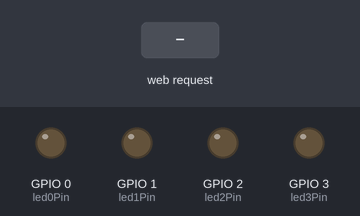
Recording of a sketch running on a simulated ESP8266 (NodeMCU). On the bench: output pins drawn as LEDs (lit = HIGH). The test bench sets the inputs (shaded band). WiFi joins after 1.5 s; servers stay silent unless stated.

Above: at 11.2 s.
11.3 s: HTTP request GET /LED0ON received
At 12.2 s:
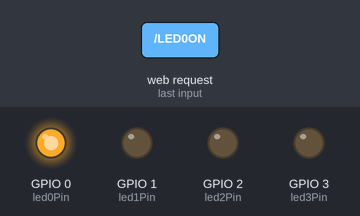
12.8 s: HTTP request GET /LED1ON received
At 13.4 s:
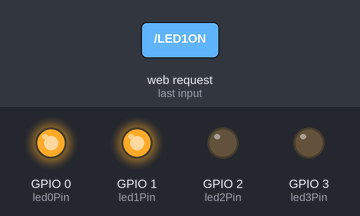
14.3 s: HTTP request GET /LED0OFF received
At 15.5 s:
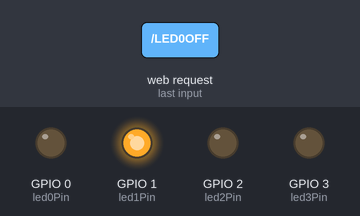
15.8 s: HTTP request GET /LED2ON received
At 16.9 s:
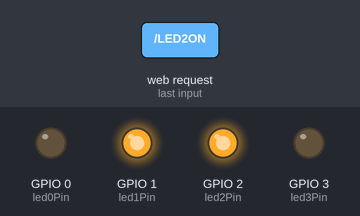
17.3 s: HTTP request GET /LED1OFF received
At 18.0 s:
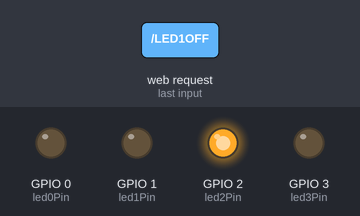
18.8 s: HTTP request GET /LED3ON received
At 19.2 s:
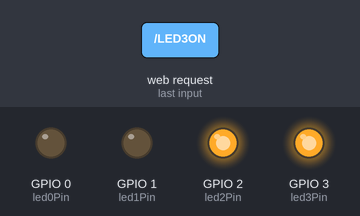
Timing chart, 0 to 21.3 s (numbered marks = the images above; inputs shaded):
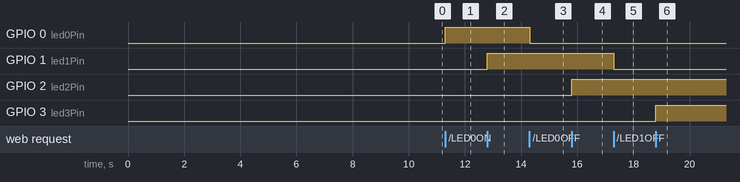

The sketch:

ESP01_RXTX_4LEDs.ino
```cpp
/*
 * ESP-01 WiFi 4 LEDs controller via local network
 * version 1.1.3
 * Testing RX and TX as GPIO pins
 */

#include <ESP8266WiFi.h>

const char* ssid = "*****"; // enter Service Set Identifier
const char* password = "*****";  // enter WiFi network password

int led0Pin = 0; // GPIO0 of ESP-01
int led1Pin = 1; // GPIO1 of ESP-01 (TX)
int led2Pin = 2; // GPIO2 of ESP-01
int led3Pin = 3; // GPIO3 of ESP-01 (RX)

int led0_status = 0;  // status of LED 1 initialised to 0 or OFF
int led1_status = 0;  // status of LED 2 initialised to 0 or OFF
int led2_status = 0;  // status of LED 3 initialised to 0 or OFF
int led3_status = 0;  // status of LED 4 initialised to 0 or OFF
int check_request = 0; // invalid request if equal to 1

WiFiServer ESPserver(80); //Service Port

void setup()
{

//********** CHANGE PIN FUNCTION  TO GPIO **********
pinMode(1, FUNCTION_3); // GPIO 1 (TX) swap the pin to a GPIO.
pinMode(3, FUNCTION_3); // GPIO 3 (RX) swap the pin to a GPIO.
//**************************************************

//Serial.begin(115200); // Default Baud Rate for ESP-01
pinMode(led0Pin, OUTPUT);  // set ESP-01's GPIO as output
//digitalWrite(led1Pin, LOW);  // set initial GPIO pin status to LOW
pinMode(led1Pin, OUTPUT);  // set ESP-01's GPIO as output
//digitalWrite(led1Pin, LOW);  // set initial GPIO pin status to LOW
pinMode(led2Pin, OUTPUT);  // set ESP-01's GPIO as output
//digitalWrite(led1Pin, LOW);  // set initial GPIO pin status to LOW
pinMode(led3Pin, OUTPUT);  // set ESP-01's GPIO as output
//digitalWrite(led1Pin, LOW);  // set initial GPIO pin status to LOW

/*
Serial.println();
Serial.println();
Serial.print("Connecting to WiFi: ");
Serial.println(ssid);
*/
WiFi.begin(ssid, password);
delay(5000);

// The following 5 lines of code assign static IP address to ESP-01. Otherwise, comment out to get automatic IP.
 IPAddress ip(192,168,8,233);
 IPAddress gateway(192,168,1,1);
 IPAddress subnet(255,255,255,0);
 WiFi.config(ip, gateway, subnet);
 delay(5000);

while (WiFi.status() != WL_CONNECTED)
{
  delay(100);
  //Serial.print("*");
}
//Serial.println("");
//Serial.println("WiFi connected");

// Start the server
ESPserver.begin();
//Serial.println("Server started");

// Print the IP address
/*
Serial.print("The URL to control ESP-01: ");
Serial.print("http://");
Serial.println(WiFi.localIP());
Serial.println("");
*/
}

void loop()
{
// Check if a client has connected
WiFiClient client = ESPserver.available();
if (!client)
{
  return;
}

// Wait until the client sends some data
//Serial.println("Client connected");
while(!client.available())
{
  delay(1);
}

// Read the first line of the request
String request = client.readStringUntil('\r');
//Serial.println(request);
client.flush();

// Match the request
if (request.indexOf("/LED0OFF") != -1)
{
  //Serial.println("LED 0 is OFF");
  digitalWrite(led0Pin, LOW);
  led0_status = 0; // OFF
  check_request = 0;  // reset validity of request
}
else if (request.indexOf("/LED0ON") != -1)
{
  //Serial.println("LED 0 is ON");
  digitalWrite(led0Pin, HIGH);
  led0_status = 1; // ON
  check_request = 0;  // reset validity of request
}
else if (request.indexOf("/LED1OFF") != -1)
{
  //Serial.println("LED 1 is OFF");
  digitalWrite(led1Pin, LOW);
  led1_status = 0; // OFF
  check_request = 0;  // reset validity of request
}
else if (request.indexOf("/LED1ON") != -1)
{
  //Serial.println("LED 1 is ON");
  digitalWrite(led1Pin, HIGH);
  led1_status = 1; // ON
  check_request = 0;  // reset validity of request
}
else if (request.indexOf("/LED2OFF") != -1)
{
  //Serial.println("LED 2 is OFF");
  digitalWrite(led2Pin, LOW);
  led2_status = 0; // OFF
  check_request = 0;  // reset validity of request
}
else if (request.indexOf("/LED2ON") != -1)
{
  //Serial.println("LED 2 is ON");
  digitalWrite(led2Pin, HIGH);
  led2_status = 1; // ON
  check_request = 0;  // reset validity of request
}
else if (request.indexOf("/LED3OFF") != -1)
{
  //Serial.println("LED 3 is OFF");
  digitalWrite(led3Pin, LOW);
  led3_status = 0; // OFF
  check_request = 0;  // reset validity of request
}
else if (request.indexOf("/LED3ON") != -1)
{
  //Serial.println("LED 3 is ON");
  digitalWrite(led3Pin, HIGH);
  led3_status = 1; // ON
  check_request = 0;  // reset validity of request
}
else
{
  //Serial.println("Invalid request");
  check_request = 1;  // set request as invalid
}

// Send a standard http response header
client.println("HTTP/1.1 200 OK");  // start the web response that is sent to the web browser
// The 200 OK is a HTTP response code and in this case is 200 which means the request is OK
client.println("Content-Type: text/html");  // tell the browser that the response content type is text/html
client.println("Connection: close");
// the connection will be closed after completion of the response
client.println(); // need to have a space here after http response header
client.println("<!DOCTYPE HTML>");  // HTML web site template
client.println("<html lang=\"en\">");
client.println("<head>");
client.println("<meta charset=\"utf-8\">");
client.println("<title>Algarve Fab Farm</title>");
client.println("</head>");
client.println("<body>");

// Prints text in web browser
client.println("<h1>Algarve Fab Farm</h1>");
client.println("<h3>ESP-01 WiFi LED controller</h3>");

// check if request/URL/command is invalid
if (check_request == 1)
{
  client.println("<p><h3><font color=\"red\">Error: invalid request. Enter correct URL or use links below.</font></h3></p>");
}

client.print("<p><b>LED 0 (GPIO 0):</b> ");
client.println("<a href='/LED0ON' target='_self'>ON</a>");
client.println("<a href='/LED0OFF' target='_self'>OFF</a></p>");
client.print("<p>Status of LED 0: ");
if (led0_status == 0)
{
  client.println("<font color=\"grey\"><b>OFF</b></font></p>");
}
else if (led0_status == 1)
{
  client.println("<font color=\"green\"><b>ON</b></font></p>");
}

client.print("<p><b>LED 1 (GPIO 1 / TX):</b> ");
client.println("<a href='/LED1ON' target='_self'>ON</a>");
client.println("<a href='/LED1OFF' target='_self'>OFF</a></p>");
client.print("<p>Status of LED 1: ");
if (led1_status == 0)
{
  client.println("<font color=\"grey\"><b>OFF</b></font></p>");
}
else if (led1_status == 1)
{
  client.println("<font color=\"green\"><b>ON</b></font></p>");
}

client.print("<p><b>LED 2 (GPIO 2):</b> ");
client.println("<a href='/LED2ON' target='_self'>ON</a>");
client.println("<a href='/LED2OFF' target='_self'>OFF</a></p>");
client.print("<p>Status of LED 2: ");
if (led2_status == 0)
{
  client.println("<font color=\"grey\"><b>OFF</b></font></p>");
}
else if (led2_status == 1)
{
  client.println("<font color=\"green\"><b>ON</b></font></p>");
}

client.print("<p><b>LED 3 (GPIO 3 / RX):</b> ");
client.println("<a href='/LED3ON' target='_self'>ON</a>");
client.println("<a href='/LED3OFF' target='_self'>OFF</a></p>");
client.print("<p>Status of LED 3: ");
if (led3_status == 0)
{
  client.println("<font color=\"grey\"><b>OFF</b></font></p>");
}
else if (led3_status == 1)
{
  client.println("<font color=\"green\"><b>ON</b></font></p>");
}

client.println("</body>");
client.println("</html>");

// give the web browser time to receive the data
delay(1);

// close the connection:
//Serial.println("Client disconnected");
//Serial.println();
}
```

Measured:
- after the input at 11.3 s, GPIO 0 (led0Pin): LOW → HIGH at once
- after the input at 12.8 s, GPIO 1 (led1Pin): LOW → HIGH at once
- after the input at 14.3 s, GPIO 0 (led0Pin): HIGH → LOW at once
- after the input at 15.8 s, GPIO 2 (led2Pin): LOW → HIGH at once
- after the input at 17.3 s, GPIO 1 (led1Pin): HIGH → LOW at once
- after the input at 18.8 s, GPIO 3 (led3Pin): LOW → HIGH at once
